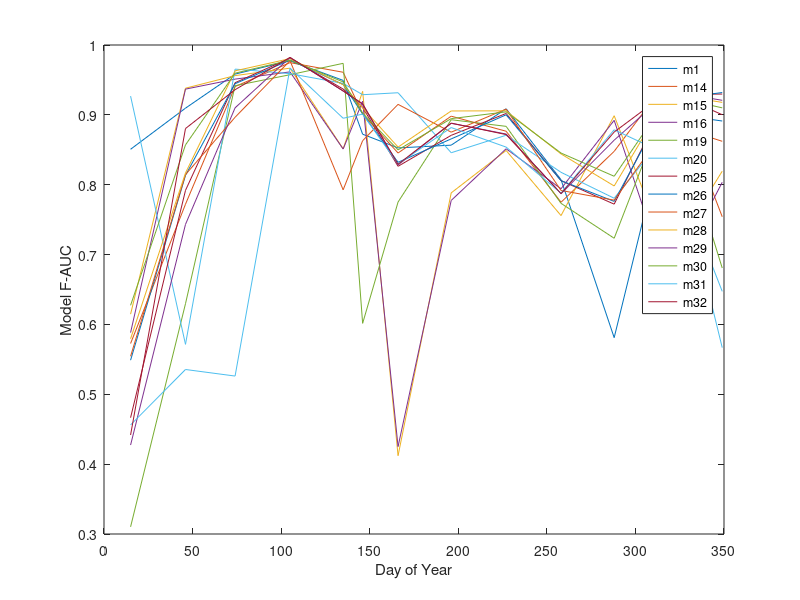

This chart was generated by the following MATLAB code:
days = [15,46,74,105,135,146,166,196,227, 258, 288, 319, 349];
% basically great all year long
m1 = [0.850727449,0.909587444,0.958340818,0.977423145,0.949355502,0.872308511,0.852665973,0.856628598,0.908678995,0.80727369,0.581097821,0.901986141,0.891190115];
m14 = [0.572686747,0.772090303,0.940498906,0.974758843,0.961005429,0.901341615,0.845401629,0.89811688,0.876569714,0.774922761,0.847768166,0.952349531,0.754150667];
m15 = [0.614687614,0.938173833,0.956186342,0.966837047,0.851372014,0.933658205,0.412105465,0.788300498,0.849008254,0.755808359,0.898764547,0.696428379,0.819370577];
m16 = [0.588281968,0.936835362,0.951149652,0.961528761,0.851099313,0.919528181,0.425159475,0.777488678,0.851452531,0.794223639,0.892198327,0.655964063,0.80349708];
m19 = [0.310228226,0.629662918,0.941728056,0.957459799,0.973753775,0.601542302,0.775183751,0.89304603,0.883559165,0.773344882,0.723354629,0.926333534,0.680737618];
m20 = [0.926842798,0.571492722,0.965481175,0.95900983,0.945051934,0.928843651,0.931661816,0.845775871,0.870813435,0.817758309,0.780643767,0.877766744,0.56680208];
m25 = [0.46649741,0.791888854,0.946031362,0.981188756,0.936957883,0.910724293,0.826371671,0.870686602,0.901987907,0.805827117,0.772182622,0.929315689,0.929781328];
m26 = [0.548807914,0.813397358,0.944610783,0.97842217,0.943492183,0.901364686,0.832067872,0.865581842,0.900057377,0.805829324,0.776137434,0.92204396,0.931947693];
m27 = [0.55440823,0.81444493,0.896563103,0.977546096,0.79271123,0.86300976,0.915026261,0.875211128,0.908271174,0.791764135,0.777930294,0.886683537,0.862144027];
m28 = [0.579447652,0.816740696,0.963004914,0.980493782,0.943125692,0.909957589,0.853866744,0.905582402,0.905770402,0.844079093,0.798211737,0.930112107,0.917863868];
m29 = [0.427331308,0.743183925,0.910082207,0.982004931,0.93412842,0.914975772,0.828285765,0.887866992,0.872563005,0.787044843,0.863769107,0.933554506,0.920827448];
m30 = [0.627346756,0.856971088,0.959682874,0.978237918,0.947167857,0.902572755,0.849869148,0.894613951,0.904281238,0.845341396,0.812112519,0.927130933,0.910048955];
m31 = [0.456135371,0.535493078,0.526105182,0.966938281,0.895148036,0.901025638,0.829633875,0.88183429,0.8538615,0.787956261,0.878615329,0.8419218,0.647322939];
m32 = [0.441727822,0.880416916,0.936032911,0.982292518,0.934326772,0.915894613,0.829221718,0.888191557,0.871768548,0.787328419,0.875371666,0.933982385,0.900201618];


figure;
plot( days, m1);

hold on;
plot( days, m14);
plot( days, m15);
plot( days, m16);
plot( days, m19);
plot( days, m20);
plot( days, m25);
plot( days, m26);
plot( days, m27);
plot( days, m28);
plot( days, m29);
plot( days, m30);
plot( days, m31);
plot( days, m32);
















xlabel('Day of Year');
ylabel('Model F-AUC');
legend('m1','m14', 'm15','m16','m19', 'm20', 'm25', 'm26', 'm27','m28', 'm29','m30','m31','m32');